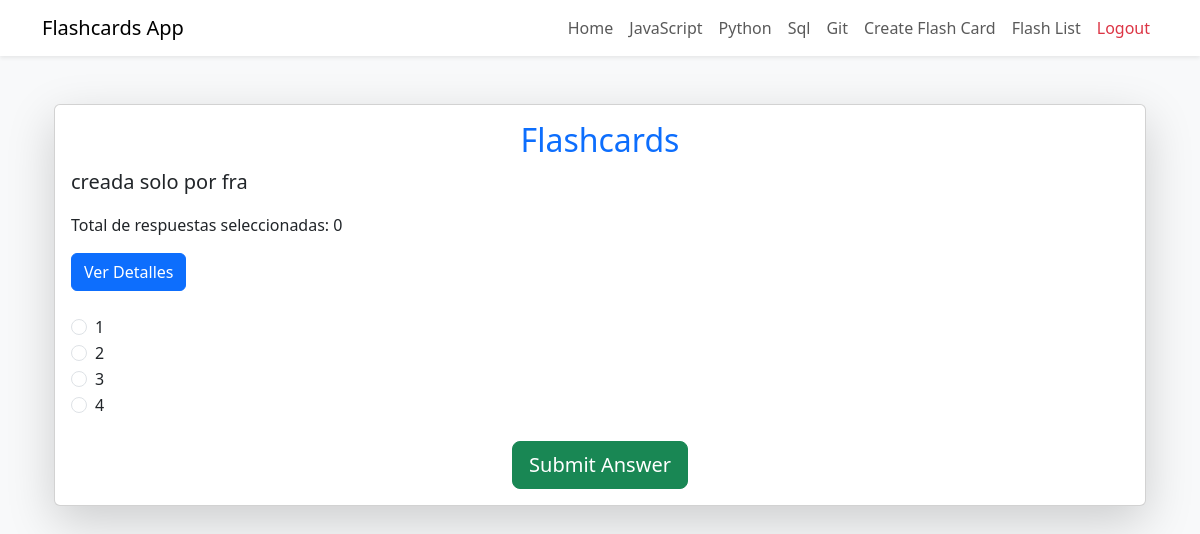
The app's page /flashcard_list/ (signed in), older data.
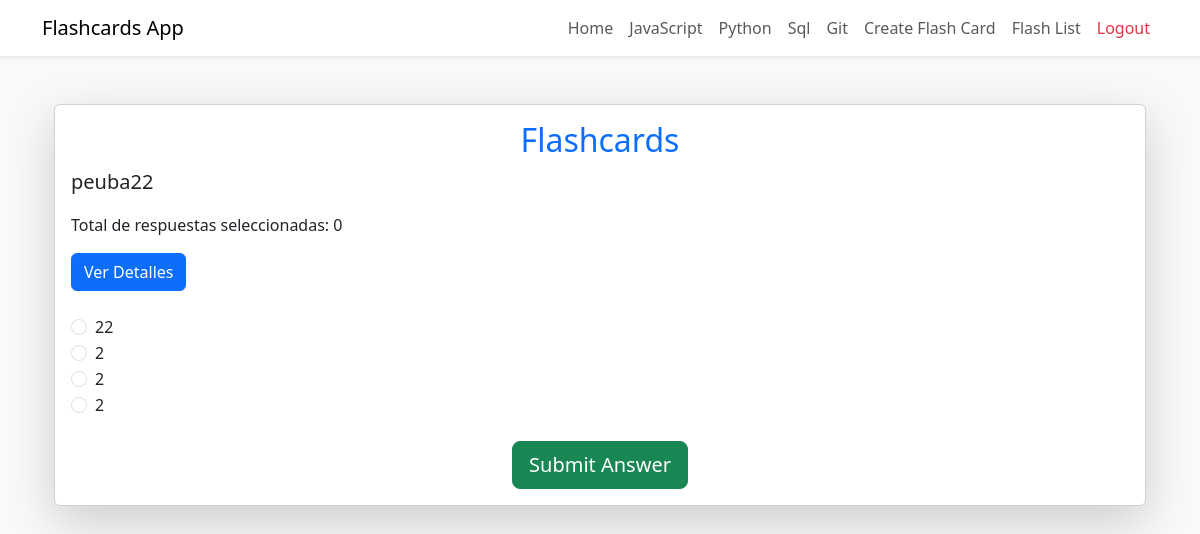
The same page, newer data.
### game/models.py (models this page shows, shortened)
class Project(models.Model):
    CATEGORY_CHOICES = [
        ('Flashcard', 'Flashcard'),
        ('JavaScript', 'JavaScript'),
        ('Python', 'Python'),
        ('SQL', 'SQL'),
        ('Git', 'Git'),
        ('Randon', 'Randon'),
    ]
    user = models.ForeignKey(User, on_delete=models.CASCADE)  # Relación con el modelo User
    question = models.TextField(null=False)
    choice_1 = models.TextField(blank=True, null=True)
    choice_2 = models.TextField(blank=True, null=True)
    choice_3 = models.TextField(blank=True, null=True)
    choice_4 = models.TextField(blank=True, null=True)
    correct_answer = models.TextField()
    category = models.CharField(
        max_length=50,
        choices=CATEGORY_CHOICES,
        default='JavaScript',
        help_text="Select the category for this question."
    )

### game/views.py (the view, shortened to what this page needs)
# urls.py: path('flashcard_list/', views.flashcard_list, name='flashcard_list'),
@login_required
def flashcard_list(request):
    flashcards = Project.objects.filter(user=request.user)
    current_question_index = int(request.POST.get('current_question_index', 0))
    selected_answer = None
    is_correct = None
    error_message = None
    total_selected_answers = request.session.get('total_selected_answers', 0)
    if current_question_index >= len(flashcards):
        return render(request, 'result.html', {
            'score': request.session.get('flashcard_score', 0),
            'incorrect_answers': request.session.get('flashcard_incorrect_answers', []),
            'total_selected_answers': total_selected_answers  # Pasar el total de respuestas seleccionadas
        })
    current_flashcard = flashcards[current_question_index]
    return render(request, 'flashcard_list.html', {
        'flashcard': current_flashcard,
        'current_question_index': current_question_index,
        'selected_answer': selected_answer,
        'is_correct': is_correct,
        'error_message': error_message,
        'total_selected_answers': total_selected_answers,  # Pasar el total de respuestas seleccionadas
    })

### game/templates/flashcard_list.html (shortened to what this page needs)
{% extends 'base.html' %}
{% block content %}
<div class="container mt-5">
    <div class="card shadow-lg">
        <div class="card-body">
            <h2 class="text-center text-primary">Flashcards</h2>
            <p class="fs-5">{{ flashcard.question }}</p>
            <p>Total de respuestas seleccionadas: {{ total_selected_answers }}</p>
            <a href="{% url 'flashcard_details' pk=flashcard.pk %}" class="btn btn-primary">
                Ver Detalles
            </a>
            <form method="POST" class="mt-4">
                <div class="form-check">
                    <input
                        class="form-check-input"
                        type="radio"
                        name="answer_{{ flashcard.id }}"
                        id="choice1"
                        value="{{ flashcard.choice_1 }}"
                    />
                    <label class="form-check-label" for="choice1">
                        {{ flashcard.choice_1 }}
                    </label>
                </div>
                <div class="form-check">
                    <input
                        class="form-check-input"
                        type="radio"
                        name="answer_{{ flashcard.id }}"
                        id="choice2"
                        value="{{ flashcard.choice_2 }}"
                    />
                    <label class="form-check-label" for="choice2">
                        {{ flashcard.choice_2 }}
                    </label>
                </div>
                <div class="form-check">
                    <input
                        class="form-check-input"
                        type="radio"
                        name="answer_{{ flashcard.id }}"
                        id="choice3"
                        value="{{ flashcard.choice_3 }}"
                    />
                    <label class="form-check-label" for="choice3">
                        {{ flashcard.choice_3 }}
                    </label>
                </div>
                <div class="form-check">
                    <input
                        class="form-check-input"
                        type="radio"
                        name="answer_{{ flashcard.id }}"
                        id="choice4"
                        value="{{ flashcard.choice_4 }}"
                    />
                    <label class="form-check-label" for="choice4">
                        {{ flashcard.choice_4 }}
                    </label>
                </div>
                <div class="text-center mt-4">
                    <button type="submit" class="btn btn-success btn-lg">
                        Submit Answer
                    </button>
                </div>
            </form>
        </div>
    </div>
</div>
{% endblock %}

### game/templates/base.html (shortened to what this page needs)
{% load static %}
<!DOCTYPE html>
<html lang="en">
<head>
    <link rel="stylesheet" type="text/css" href="{% static 'css/styles.css' %}">
    <link
      href="https://cdn.jsdelivr.net/npm/bootstrap@5.3.0-alpha3/dist/css/bootstrap.min.css"
      rel="stylesheet"
    />
</head>
<body class="bg-light">
    <nav class="navbar navbar-expand-lg navbar-light bg-white shadow-sm">
        <div class="container">
            <a class="navbar-brand" href="#">Flashcards App</a>
            <div class="collapse navbar-collapse" id="navbarNav">
                <ul class="navbar-nav ms-auto">
                    <li class="nav-item">
                        <a class="nav-link prueba" href="/">Home</a>
                    </li>
                    <li class="nav-item">
                        <a class="nav-link" href="/js/">JavaScript</a>
                    </li>
                    <li class="nav-item">
                        <a class="nav-link" href="/python/">Python</a>
                    </li>
                    <li class="nav-item">
                        <a class="nav-link" href="/sql/">Sql</a>
                    </li>
                    <li class="nav-item">
                        <a class="nav-link" href="/git/">Git</a>
                    </li>
                    {% if user.is_authenticated %}
                    <li class="nav-item">
                        <a class="nav-link" href="/flashcard_form/">Create Flash Card</a>
                    </li>
                    <li class="nav-item">
                        <a class="nav-link" href="/flashcard_list/">Flash List</a>
                    </li>
                    <li class="nav-item">
                        <a class="nav-link text-danger" href="/logout">Logout</a>
                    </li>
                    {% endif %}
                </ul>
            </div>
        </div>
    </nav>
    <div class="container mt-5">
        {% block content %}{% endblock %}
    </div>
</body>
</html>

### game/static/css/table.css (style rules this page uses)
h2 { color: #333; font-weight: bold; }

Row changes from the older to the newer data that the page shows:
removed Project: question "creada solo por fra", choice_1 "1", choice_2 "2", choice_3 "3", choice_4 "4"
added Project: question "peuba22", choice_1 "22", choice_2 "2", choice_3 "2", choice_4 "2"
Text that changed along with them:
form field id: (not shown) → "☐ 22"
form field id: (not shown) → "☐ 2"
form field id: "☐ 1" → (not shown)
form field id: "☐ 2" → (not shown)
form field id: "☐ 3" → (not shown)
form field id: "☐ 4" → (not shown)
